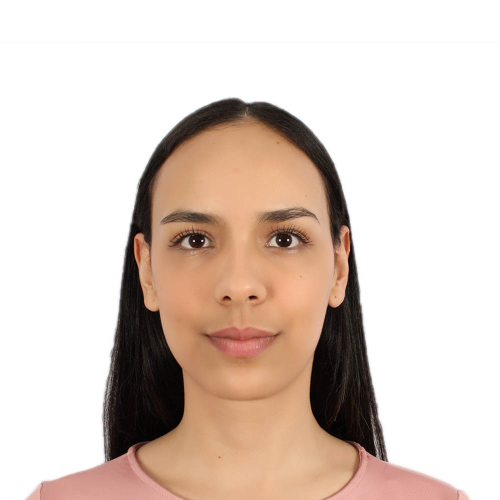
#> input picture ML2/melissa_ortega_color.jpeg, 1000 x 1000 px (shown at 1/2 size)
$ jupyter execute lab_dim_red.ipynb
#> lines starting #> are read from the running program, lines starting #| are printed output that depends on the picture; long printed decimals are rounded
### lab1_dim_red/unsupervised/dim_red/my_svd.py
import numpy as np

class SVD:
    """
    Singular Value Decomposition (SVD) implementation using NumPy from scratch.

    SVD is a factorization of a complex matrix that generalizes the eigendecomposition
    of a square normal matrix to any matrix.

    Parameters:
    -----------
    n_components : int or None, optional (default=None)
        Number of components to keep. If None, all components are retained.

    """
    def __init__(self, n_components=None):
        self.n_components = n_components

    def fit(self, X):
        """
        Fit the SVD model to the data.

        Parameters:
        -----------
        X : array, shape (n_samples, n_features) -> Training data.

        Returns:
        --------
        U : array, shape (n_samples, n_components) or None      -> Left singular vectors
        S : array, shape (n_components,) or None                -> Singular values
        Vt : array, shape (n_components, n_features) or None    -> Right singular vectors
        """

        # Calculate the singular value decomposition of X matrix and save arrays U, S, and Vt
        U, S, Vt = np.linalg.svd(X)

        # Keep only the specified number of components
        if self.n_components is not None:
            U = U[:, :self.n_components]
            S = S[:self.n_components]
            Vt = Vt[:self.n_components, :]

        self.U, self.S, self.Vt = U, S, Vt

        return self.U, self.S, self.Vt

    def transform(self, X):
        """
        Transform X original data using Vt components.

        Parameters:
        -----------
        X : array, shape (n_samples, n_features) -> Data to be transformed.

        Returns:
        --------
        X_transformed : array, shape (n_samples, n_components) -> Transformed data.
        """
        if self.n_components is None:
            self.n_components = self.S.shape[0]

        # Scale the transformed data using the singular values
        X_transformed = np.dot(X, self.Vt[:self.n_components].T) @ np.diag(self.S)

        return X_transformed

    def fit_transform(self, X):
        self.fit(X)
        return self.transform(X)

### ML2/unsupervised/dim_red/naty_tsne.py
import numpy as np

def get_original_pairwise_affinities(X:np.array([]),perplexity=10):

    '''
    Function to obtain affinities matrix.
    '''

    n = len(X)

    print("Computing Pairwise Affinities....")

    p_ij = np.zeros(shape=(n,n))
    for i in range(0,n):

        # Equation 1 numerator
        diff = X[i]-X

        sigma_i = grid_search(diff, i, perplexity) # Grid Search for σ_i
        norm = np.linalg.norm(diff, axis=1)
        p_ij[i,:] = np.exp(-norm**2/(2*sigma_i**2))

        # Set p = 0 when j = i
        np.fill_diagonal(p_ij, 0)

        # Equation 1
        p_ij[i,:] = p_ij[i,:]/np.sum(p_ij[i,:])

    # Set 0 values to minimum numpy value (ε approx. = 0)
    ε = np.nextafter(0,1)
    p_ij = np.maximum(p_ij,ε)

    print("Completed Pairwise Affinities Matrix. \n")

    return p_ij

def grid_search(diff_i, i, perplexity):

    '''
    Helper function to obtain σ's based on user-specified perplexity.
    '''

    result = np.inf # Set first result to be infinity

    norm = np.linalg.norm(diff_i, axis=1)
    std_norm = np.std(norm) # Use standard deviation of norms to define search space

    for sigma_search in np.linspace(0.01*std_norm,5*std_norm,200):

        # Equation 1 Numerator
        p = np.exp(-norm**2/(2*sigma_search**2))

        # Set p = 0 when i = j
        p[i] = 0

        # Equation 1 (ε -> 0)
        ε = np.nextafter(0,1)
        p_new = np.maximum(p/np.sum(p),ε)

        # Shannon Entropy
        H = -np.sum(p_new*np.log2(p_new))

        # Get log(perplexity equation) as close to equality
        if np.abs(np.log(perplexity) - H * np.log(2)) < np.abs(result):
            result = np.log(perplexity) - H * np.log(2)
            sigma = sigma_search

    return sigma

def get_symmetric_p_ij(p_ij:np.array([])):

    '''
    Function to obtain symmetric affinities matrix utilized in t-SNE.
    '''

    print("Computing Symmetric p_ij matrix....")

    n = len(p_ij)
    p_ij_symmetric = np.zeros(shape=(n,n))
    for i in range(0,n):
        for j in range(0,n):
            p_ij_symmetric[i,j] = (p_ij[i,j] + p_ij[j,i]) / (2*n)

    # Set 0 values to minimum numpy value (ε approx. = 0)
    ε = np.nextafter(0,1)
    p_ij_symmetric = np.maximum(p_ij_symmetric,ε)

    print("Completed Symmetric p_ij Matrix. \n")

    return p_ij_symmetric

def initialization(X: np.array([]),
                n_dimensions = 2):

    return np.random.normal(loc=0,scale=1e-4,size=(len(X),n_dimensions))

def get_low_dimensional_affinities(Y:np.array([])):
    '''
    Obtain low-dimensional affinities.
    '''

    n = len(Y)
    q_ij = np.zeros(shape=(n,n))

    for i in range(0,n):

        # Equation 4 Numerator
        diff = Y[i]-Y
        norm = np.linalg.norm(diff, axis=1)
        q_ij[i,:] = (1+norm**2)**(-1)

    # Set p = 0 when j = i
    np.fill_diagonal(q_ij, 0)

    # Equation 4
    q_ij = q_ij/q_ij.sum()

    # Set 0 values to minimum numpy value (ε approx. = 0)
    ε = np.nextafter(0,1)
    q_ij = np.maximum(q_ij,ε)

    return q_ij

def get_gradient(p_ij: np.array([]),
                q_ij: np.array([]),
                Y: np.array([])):
    '''
    Obtain gradient of cost function at current point Y.
    '''

    n = len(p_ij)

    # Compute gradient
    gradient = np.zeros(shape=(n, Y.shape[1]))
    for i in range(0,n):

        # Equation 5
        diff = Y[i]-Y
        A = np.array([(p_ij[i,:] - q_ij[i,:])])
        B = np.array([(1+np.linalg.norm(diff,axis=1))**(-1)])
        C = diff
        gradient[i] = 4 * np.sum((A * B).T * C, axis=0)

    return gradient

# Create class
class TSNE:
    def __init__(self, n_dimensions):
        self.n_dimensions = n_dimensions


    def fit(self, X,
        perplexity = 10):

        # Get original affinities matrix
        p_ij = get_original_pairwise_affinities(X, perplexity)
        self.p_ij_symmetric = get_symmetric_p_ij(p_ij)

    def transform(self, X,
        iterations,
        η = 200,
        early_exaggeration = 4,):

        self.iterations = iterations

        n = len(X)

        # Initialization
        Y = np.zeros(shape=(self.iterations, n, self.n_dimensions))
        Y_minus1 = np.zeros(shape=(n, self.n_dimensions))
        Y[0] = Y_minus1
        Y1 = initialization(X, self.n_dimensions)
        Y[1] = np.array(Y1)

        print("Optimizing Low Dimensional Embedding....")
        # Optimization
        for t in range(1, self.iterations-1):

            # Momentum & Early Exaggeration
            if t < 250:
                α = 0.5
                early_exaggeration = early_exaggeration
            else:
                α = 0.8
                early_exaggeration = 1

            # Get Low Dimensional Affinities
            q_ij = get_low_dimensional_affinities(Y[t])

            # Get Gradient of Cost Function
            gradient = get_gradient(early_exaggeration*self.p_ij_symmetric, q_ij, Y[t])

            # Update Rule
            Y[t+1] = Y[t] - η * gradient + α * (Y[t] - Y[t-1]) # Use negative gradient

            # Compute current value of cost function
            if t % 50 == 0 or t == 1:
                cost = np.sum(self.p_ij_symmetric * np.log(self.p_ij_symmetric / q_ij))

        print(f"Completed Embedding: Final Value of Cost Function is {np.sum(self.p_ij_symmetric * np.log(self.p_ij_symmetric / q_ij))}")
        solution = Y[-1]

        return solution

### ML2/unsupervised/dim_red/my_pca.py
import numpy as np

#np.random.seed(1000) Why this?

# Define PCA class
class PCA():

    def __init__(self, n_components=None):
        """Principal Component Analysis (PCA) implementation using NumPy from scratch.

        Transforms a dataset of possibly correlated values into n linearly
        uncorrelated components. The components are ordered such that the first
        has the largest possible variance and each following component as the
        largest possible variance given the previous components. This causes
        the early components to contain most of the variability in the dataset.

        Parameters:
        -----------
        n_components : int or None, optional (default=None)
            Number of principal components to retain. If None, all components are retained.
        """
        self.n_components = n_components

    # fit() method
    def fit(self, X):
        """
        Fit the PCA model to the data. Calculate the eigenvectors from covariance matrix

        Parameters:
        -----------
        X : matrix
            Input data matrix, shape (n_samples, n_features).

        Returns:
        --------
        self : returns the instance itself.
        """
        # Calculate covariance matrix
        cov_matrix = np.cov(X.T)

        # Calculate eigenvalues and vectors of the covariance matrix
        eigenvalues, eigenvectors = np.linalg.eig(cov_matrix)

        # Order the eigenvectors by eigenvalues (descending)
        idx = eigenvalues.argsort()[::-1]
        self.components_ = eigenvectors[:, idx]

        # Keep specified number of components
        if self.n_components is not None:
            self.components_ = self.components_[:, :self.n_components]

        return self

    # transform() method
    def transform(self, X):
        """
        Project data onto principal components.

        Parameters:
        -----------
        X : matrix
            Input data matrix, shape (n_samples, n_features).

        Returns:
        --------
        X_transformed : matrix
            Transformed data matrix, shape (n_samples, n_components).
        """
        X = X.copy()
        return np.dot(X, self.components_)

    # fit_transform() method
    def fit_transform(self, X):
        """Fit the PCA model to the data and transform the data.

        Parameters:
        -----------
        X : matrix
            Input data matrix, shape (n_samples, n_features).

        Returns:
        --------
        X_transformed : matrix
            Transformed data matrix, shape (n_samples, n_components).
        """
        X = X.copy()
        self.fit(X)
        return self.transform(X)

# https://github.com/rushter/MLAlgorithms/blob/master/mla/pca.py

### ML2/lab_dim_red.ipynb
Analytics & Data Science

Universidad de Antioquia - ML2

Febrero 2024

Melissa Ortega Alzate CC.1036964792

# Packages

[cell 1]
# system
import os

# Data manipulation
import cv2
import numpy as np

# Visualization
import matplotlib.pyplot as plt

# Logistic Regression
from sklearn.model_selection import train_test_split
from sklearn.linear_model import LogisticRegression
from sklearn import datasets, metrics
from sklearn.metrics import accuracy_score

# Warnings ignoring
import warnings
warnings.filterwarnings("ignore")

# 1. Simulate any random rectangular matrix A...

[cell 2]
# Generate and print matrix A
A = np.random.rand(3,5)
A

[cell 3]
# 1.1  What is the rank and trace of A?
print(f'The rank of A matrix is: ', np.linalg.matrix_rank(A))
print(f'The trace of A matrix is: ', round(np.trace(A), 3))

* The rank of a matrix is the maximum number of linearly independent vectors that can be obtained from the matrix.

* The trace of a matrix is the sum of the elements on its main diagonal. For rectangular matrices, it is the trace of a square matrix formed by the multiplication of the original rectangular matrix by its transpose:

* tr(A) = tr(A^T A)

* Note: the trace of a matrix is equal to the sum of its eigenvalues.

[cell 4]
# 1.2 What is the determinant of A?
# print(f'The determinant of A matrix is: ', np.linalg.det(A))

print('LinAlgError: Last 2 dimensions of the array must be square')

The determinant is a measure that specifically applies to *square matrices* and does not have a direct or unique definition for rectangular matrices. Calculating the determinant involves certain specific properties of square matrices, such as the existence of a unique inverse matrix. These properties do not apply to rectangular matrices, as they are not square and therefore cannot have an inverse.

[cell 5]
# 1.3 Can you invert A? How?

# print(f'The inverse of A matrix is: \n', np.linalg.inv(A))
A_pseudoinverse = np.linalg.pinv(A)
print(f'The pseudo-inverse of A matrix is: \n\n', A_pseudoinverse)

- A rectangular matrix does not possess the property of invertibility. The inverse of a square matrix is a matrix such that when multiplied by A, the identity matrix I is obtained. Therefore, it is not possible to use np.linalg.inv(A), but instead, the method np.linalg.pinv(A) is used to calculate the pseudoinverse A+. "This can be useful in situations where you need to work with overdetermined or underdetermined systems, where the matrix is not invertible but an approximation of its inverse is obtained."

- However, implementing this latter method entails computational loss. *Why?*

- A_pse = V @ S_pse @ U.T
- So, pinv calulate first U, S and Vt. Then S_pse which is a zero matrix transpose. Then reconstruct the pseudoinverse.

[cell 6]
# Verify
A_pseudoinverse.dot(A)

[cell 7]
# 1.4 How are eigenvalues and eigenvectors of A’A and AA’ related?

# Calculating A'
A_transpose = np.transpose(A)
print(f'The transpose of A matrix is: \n\n', A_transpose)

[cell 8]
# Printing A'A
A_transpose @ A

[cell 9]
# Printing AA'
A @ A_transpose

[cell 10]
# Calculate the eigenvalues and vectors of AA'
eigenvalues_AAT, eigenvectors_AAT = np.linalg.eig(A @ A_transpose)

# Calculate the eigenvalues and vectors of A'A
eigenvaluesA_TA, eigenvectors_A_TA = np.linalg.eig(A_transpose @ A)

[cell 11]
# Compare the results eigen values
print('The eigenvalues of A * A_T : \n', eigenvalues_AAT)
print('\nThe eigenvalues of A_T * A : \n', eigenvaluesA_TA)

- Matrix AA': This matrix is obtained by multiplying A by its transpose. It contains information about how the rows of A are related to each other.
- Matrix A'A: This matrix is obtained by multiplying the transpose of A by A. It contains information about how the columns of A are related to each other.

When these two matrices are square, they are symmetric, and they have the same eigenvalues. Both matrices have the same non-negative eigenvalues ==> *Theorem of eigenvalues of symmetric matrices*, *Spectral theorem* for square matrices.

[cell 12]
# Compare the results eigen values
print('The eigenvectors of A * A_T : \n', eigenvectors_AAT)
print('\nThe eigenvectors of A_T * A : \n', eigenvectors_A_TA)

For a square matrix A, the eigenvectors of AA' and A'A are the same due to the property of matrix similarity. However, in the case of a rectangular matrix, they generally have different eigenvectors due to differences in the dimensions and structures of the matrices AA' and A'A.

* To calculate the eigenvalues and eigenvectors of matrix A, it must be square.
* Matrix A will have as many eigenvalues as the dimension of A.
* Eigenvalues can be repeated.
* These eigenvalues are what form the eigenvectors.

* ==> They are vectors that, even when a transformation is applied to the matrix, remain unchanged, and therefore, from these eigenvectors, the entire space or other vectors can be generated.

# 2. Add a steady, well-centered picture of your face...

[cell 13]
# Reading the photo
my_original_face = cv2.imread("melissa_ortega_color.jpeg")
#> my_original_face is the input picture: shape (1000, 1000, 3); mean B, G, R 194.4, 203.8, 219.2

# Printing original photo features
print("==" * 5 + " Original photo " + "==" * 5)
print(f"The size of the photo is: {my_original_face.shape} pixeles" )
#| The size of the photo is: (1000, 1000, 3) pixeles
print(f"The type of the file is: {my_original_face.dtype}")
#| The type of the file is: uint8
print(f"The pixels range is: {my_original_face.min()} - {my_original_face.max()}")
#| The pixels range is: 0 - 255

# Resizing the photo
my_edited_face = cv2.cvtColor(my_original_face, cv2.COLOR_BGR2GRAY)
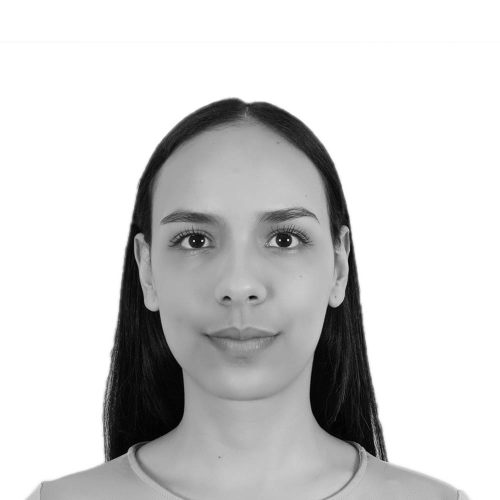
#> my_edited_face: shape (1000, 1000) (shown at 1/2 size); min 0, max 255, mean 207.3
my_edited_face = cv2.resize(my_edited_face, (256, 256))
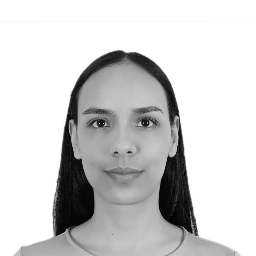
#> my_edited_face: shape (256, 256); min 1, max 255, mean 207.3
print("\n" + "==" * 5 + " Edited photo " + "==" * 5)
print(f"New figure size: {my_edited_face.shape} pixeles" )
#| New figure size: (256, 256) pixeles

[cell 14]
# Create the figure
fig, axs = plt.subplots(1, 2)

# Plot the original image
axs[0].imshow(cv2.cvtColor(my_original_face, cv2.COLOR_BGR2RGB))
axs[0].set_title('Original')
axs[0].axis('off')

# Plot the edited image
axs[1].imshow(my_edited_face, cmap='gray')
axs[1].set_title('Edited')
axs[1].axis('off')

# Show the figure
plt.show()
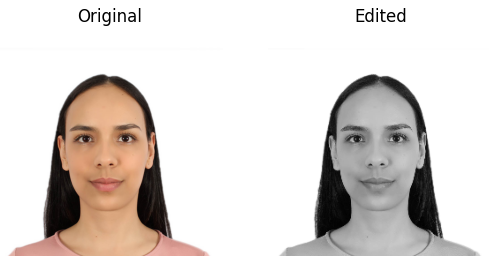
#> figure drawn by matplotlib, 2 panels

[cell 15]
# Get the list of file names in the directory 'images'
images = os.listdir('Fotos ML2')
print(f'There are {len(images)} images in the folder')
faces = []

# Read the images and resize them
for i in images:
    image_path = os.path.join('Fotos ML2', i)
    img = cv2.imread(image_path)
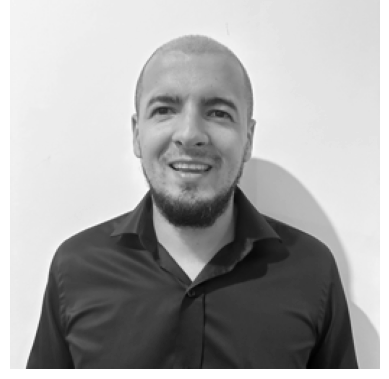
#> input picture Fotos ML2/Juan villada 1.png, 389 x 379 px, found by its file name
#> img is the input picture: shape (379, 389, 3); min 0, max 255, mean 168.4

    if img is not None:
        img_resized = cv2.resize(img, (256, 256))
        img_resized = np.uint8(img_resized)
        faces.append(img_resized)

[cell 16]
# Convert the list to a numpy array
faces_array = np.array(faces)

# Calculate the average face of the group
average_face = np.mean(faces_array, axis=0)
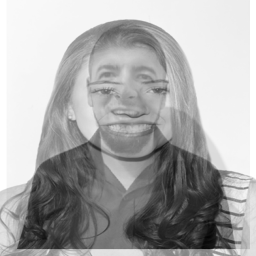
#> average_face: shape (256, 256, 3) float64; min 4.5, max 255, mean 170.5
average_face = np.uint8(average_face)

# Show the average face image
plt.imshow(average_face)
plt.title('Average face')
plt.axis('off')
plt.show()

[cell 17]
# Adjusting channels
average_face = cv2.cvtColor(average_face, cv2.COLOR_BGR2GRAY)
#> average_face: shape (256, 256)

[cell 18]
# Calculate the distance between my_face and the average_face
mse = np.mean((my_edited_face - average_face) ** 2)                             # Mean Squared Error
#> mse = 107.2
mad = round(np.mean(np.abs(my_edited_face - average_face)), 3)                  # Mean absolute difference
#> mad = 79.67
euclidean_distance = np.linalg.norm(my_edited_face - average_face)              # Euclidian distance
#> euclidean_distance = 28182.2
manhattan_distance = round(np.sum(np.abs(my_edited_face - average_face)), 3)    # Manhattan distance
#> manhattan_distance = 5221165

# Printig the results
print("\n" + "==" * 7 + " Distances " + "==" * 7)
print("1. Mean Squared Error:",             mse)
#| 1. Mean Squared Error: 107.242
print("2. Mean absolute difference:",       mad)
#| 2. Mean absolute difference: 79.669
print("3. Manhattan distance:" ,            manhattan_distance)
#| 3. Manhattan distance: 5221165
print("4. Euclidian distance:" ,            euclidean_distance)
#| 4. Euclidian distance: 28182.241

1. **Mean Squared Error:** is a measure of the total amount of error between the two images. A lower MSE indicates a smaller difference between the images.

2. **Mean Absolute Difference (MAD):** It's the average absolute difference between pixel values across images. It helps quantify the overall discrepancy between images, *regardless of their direction*. Higher MAD suggests greater dissimilarity, while lower MAD indicates higher similarity. For example, my photo's pixels differ by an average of about 66,745 units from the image's pixels.

3. **Manhattan distance:** It measures how much images differ in terms of their pixel values. It has no defined range, and its value depends on the magnitude of differences in pixel values between the images being compared. Manhattan distance is useful when the difference in one dimension is more significant than in another, or when dimensions are independent.

4. **Euclidean distance:** It's a measure of geometric distance in a multidimensional feature space. The higher the value of this measure, the greater the discrepancy between images in terms of Euclidean distance. The Euclidean distance between images in this feature space is approximately 21722.938 units. *Euclidean distance considers both the magnitude and direction* of differences between images.

*Which one is the best criteria?*

# 3. The unsupervised Python package

[cell 19]
# See unsupervised folder

from unsupervised.dim_red import my_pca
from unsupervised.dim_red import my_svd
from unsupervised.dim_red import naty_tsne

PCA
* https://github.com/rushter/MLAlgorithms/blob/master/mla/pca.py
* https://github.com/patchy631/machine-learning/blob/main/ml_from_scratch/PCA_from_scratch.ipynb
* https://scikit-learn.org/stable/modules/generated/sklearn.decomposition.PCA.html#sklearn.decomposition.PCA

TSNE
https://github.com/rushter/MLAlgorithms/blob/master/mla/tsne.py

SVD
https://scikit-learn.org/stable/modules/generated/sklearn.decomposition.TruncatedSVD.html

- Fit_transform to training set: both fit a transformation model to the training data and apply the learned transformation to the same data.

- Transform: apply the learned transformation from the training data to the test set.

# 4. Apply SVD over the picture of your face

[cell 20]
# Apply Singular Value Decomposition (SVD) using the unsupervised package
svd_instance = my_svd.SVD()

# Fit the SVD model to the data
U, S, Vt = svd_instance.fit(my_edited_face)
#> in fit, `U, S, Vt = np.linalg.svd(X)`:
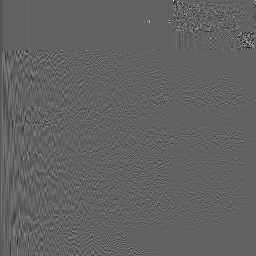
#> U: shape (256, 256) float64; min -0.528, max 0.838, mean -0.000215; drawn with min black and max white
#> in fit, `U, S, Vt = np.linalg.svd(X)`:
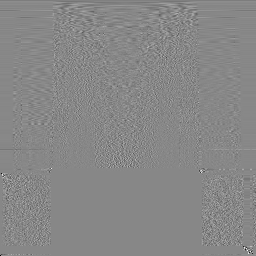
#> Vt: shape (256, 256) float64; min -0.971, max 0.853, mean -0.000305; drawn with min black and max white
#> in fit, `U, S, Vt = np.linalg.svd(X)`: S = 256 values, max 54545.4 at index 0, min 2.49e-12 at index 255, mean 447.4
#> in fit, `self.U, self.S, self.Vt = U, S, Vt`: self.S has the same summary as S

# Information
print("\n" + "==" * 7 + " Matrix decomposition " + "==" * 7)
print("Dimension of the matrix of left singular vectors:", U.shape)
#| Dimension of the matrix of left singular vectors: (256, 256)
print("Dimension of the matrix of diagonal values:", S.shape)
#| Dimension of the matrix of diagonal values: (256,)
print("Dimension of the matrix of right singular vectors:", Vt.shape)
#| Dimension of the matrix of right singular vectors: (256, 256)

[cell 21]
# Define the maximum allowable MSE to consider it zero
max_mse = 0.00001

# Initialize variables
i = 1
mse_values = []

# Set up the figure
fig, axs = plt.subplots(3, 3, figsize=(8, 8))

# Start while loop
while True:
    # Reconstruct the image using i components
    reconstructed_img = np.matrix(U[:, :i]) * np.diag(S[:i]) * np.matrix(Vt[:i, :])
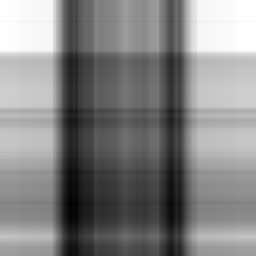
#> reconstructed_img: shape (256, 256) float64; min 111.6, max 297.8, mean 207.9; drawn with min black and max white

    # Plot the reconstructed image
    ax = axs.flatten()[i//5 - 1]                    # Adjusting index for subplot
    ax.imshow(reconstructed_img, cmap='gray')
    ax.set_title(f'SVD {i} components')
    ax.axis('off')

    # Compute the MSE between the original and reconstructed images
    mse = np.mean((my_edited_face - reconstructed_img) ** 2)
#> mse = 2182.8
    mse_values.append(mse)

    # Print the MSE
    print(f'MSE with {i} values: {mse}')
#| MSE with 1 values: 2182.770
#> (the rest of the program and of its run is left out)
